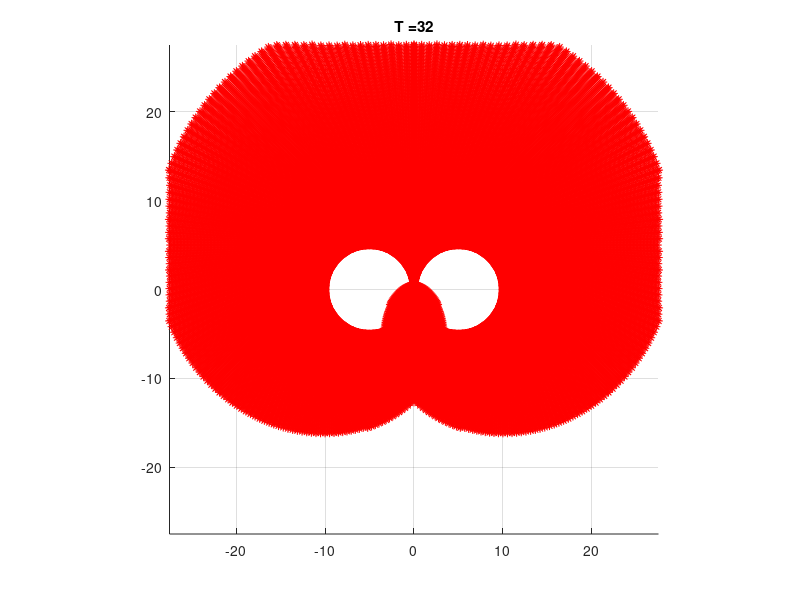

Here is the MATLAB script that generated this plot:
% reachability set by CL and CC trajectories by integrating the equations
T = 32;
v = 1;
u = 0.2;
theta0 = pi/2;
n_pts = 200;
delta_t = T/200;
x_t = @(t1,t2,T) (v/u)*(sin(u*t1 + theta0) - sin(theta0) + u*cos(u*t1 + theta0)*(t2 - t1)... 
            - sin(-u*(T - t2) + u*t1 + theta0) + sin(u*t1 + theta0));
y_t = @(t1,t2,T) (v/u)*(cos(theta0)-cos(u*t1 + theta0)) + v*sin(u*t1 + theta0)*(t2 - t1)...
            + (v/u)*(-cos(u*t1 + theta0)+cos(-u*(T - t2) + u*t1 + theta0));

x_array = zeros(T/delta_t +1,ceil(min(T,2*pi/u)/(2*pi/u/n_pts)+1));
y_array = zeros(T/delta_t +1,ceil(min(T,2*pi/u)/(2*pi/u/n_pts)+1));
x_array2 = zeros(T/delta_t +1,ceil(min(T,2*pi/u)/(2*pi/u/n_pts)+1));
y_array2 = zeros(T/delta_t +1,ceil(min(T,2*pi/u)/(2*pi/u/n_pts)+1));
x1 = [];
y1 = [];
t1Index = 1;
figure;hold on

for t1 = 0:2*pi/u/n_pts:min(T,2*pi/u)
    n = 0;
    m = 1;
    while n*delta_t < t1
        x_t1 = x_t(n*delta_t,n*delta_t, n*delta_t);
        y_t1 = y_t(n*delta_t,n*delta_t,n*delta_t);
        x_array(m, t1Index) = x_t1;
        y_array(m, t1Index) = y_t1;
        n = n+1;
        m = m+1;
     end
    n = 0;
     while t1 + n*delta_t < T
        x_t1 = x_t(t1,t1,t1 + n*delta_t);
        y_t1 = y_t(t1,t1,t1 + n*delta_t);
        x_array(m, t1Index) = x_t1;
        y_array(m, t1Index) = y_t1;
        
        x_t1 = x_t(t1,t1 + n*delta_t,t1 + n*delta_t);
        y_t1 = y_t(t1,t1 + n*delta_t,t1 + n*delta_t);
        x_array2(m, t1Index) = x_t1;
        y_array2(m, t1Index) = y_t1;
        
        n = n+1;
        m = m+1;
     end
    x1 = [x1 (v/u)*(sin(u*t1 + theta0) - sin(theta0))];
    y1 = [y1 (v/u)*(cos(theta0)-cos(u*t1 + theta0))];
    t1Index = t1Index + 1;

end
m = tan(theta0);
x_array11 = x_array*(1-m^2)/(1+m^2)+y_array*2*m/(1+m^2);%RL
y_array11 = y_array*(m^2-1)/(1+m^2)+x_array*2*m/(1+m^2);
x_array21 = x_array2*(1-m^2)/(1+m^2)+y_array2*2*m/(1+m^2);%RS
y_array21 = y_array2*(m^2-1)/(1+m^2)+x_array2*2*m/(1+m^2);

set(gcf, 'Position', get(0, 'Screensize'));
set(gca,'XLim',[-5.5/u 5.5/u],'YLim',[-5.5/u 5.5/u]);
pbaspect([1 1 1]);
grid on;
for i = 1:size(x_array,1)
%     plot(x_array(i,1:min(3*i,size(x_array,2))),y_array(i,1:min(3*i,size(x_array,2))),'b*');
%     hold on;
%     plot(x_array11(i,1:min(3*i,size(x_array,2))),y_array11(i,1:min(3*i,size(x_array,2))),'b*');
%     hold on;
    plot(x_array2(i,1:min(3*i,size(x_array,2))),y_array2(i,1:min(3*i,size(x_array,2))),'r*');
    hold on;
    plot(x_array21(i,1:min(3*i,size(x_array,2))),y_array21(i,1:min(3*i,size(x_array,2))),'r*');
%     drawnow
end
title(['T =' num2str(T)])